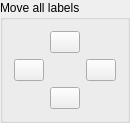
         <widget class="QGroupBox" name="groupBox_6">
          <property name="maximumSize">
           <size>
            <width>120</width>
            <height>16777215</height>
           </size>
          </property>
          <property name="title">
           <string>Move all labels</string>
          </property>
          <layout class="QVBoxLayout" name="verticalLayout_13">
           <item>
            <layout class="QGridLayout" name="gridLayout_2">
             <item row="0" column="0">
              <spacer name="horizontalSpacer_8">
               <property name="orientation">
                <enum>Qt::Horizontal</enum>
               </property>
               <property name="sizeHint" stdset="0">
                <size>
                 <width>40</width>
                 <height>20</height>
                </size>
               </property>
              </spacer>
             </item>
             <item row="0" column="1">
              <widget class="QPushButton" name="move_all_id_up_button">
               <property name="maximumSize">
                <size>
                 <width>30</width>
                 <height>30</height>
                </size>
               </property>
               <property name="text">
                <string/>
               </property>
               <property name="icon">
                <iconset>
                 <normaloff>../icons/32x32/actions/go-up.png</normaloff>../icons/32x32/actions/go-up.png</iconset>
               </property>
              </widget>
             </item>
             <item row="0" column="2">
              <spacer name="horizontalSpacer_9">
               <property name="orientation">
                <enum>Qt::Horizontal</enum>
               </property>
               <property name="sizeHint" stdset="0">
                <size>
                 <width>40</width>
                 <height>20</height>
                </size>
               </property>
              </spacer>
             </item>
             <item row="1" column="0">
              <widget class="QPushButton" name="move_all_id_left_button">
               <property name="maximumSize">
                <size>
                 <width>30</width>
                 <height>30</height>
                </size>
               </property>
               <property name="text">
                <string/>
               </property>
               <property name="icon">
                <iconset>
                 <normaloff>../icons/32x32/actions/go-previous.png</normaloff>../icons/32x32/actions/go-previous.png</iconset>
               </property>
              </widget>
             </item>
             <item row="1" column="1">
              <spacer name="horizontalSpacer_10">
               <property name="orientation">
                <enum>Qt::Horizontal</enum>
               </property>
               <property name="sizeHint" stdset="0">
                <size>
                 <width>40</width>
                 <height>20</height>
                </size>
               </property>
              </spacer>
             </item>
             <item row="1" column="2">
              <widget class="QPushButton" name="move_all_id_right_button">
               <property name="maximumSize">
                <size>
                 <width>30</width>
                 <height>30</height>
                </size>
               </property>
               <property name="text">
                <string/>
               </property>
               <property name="icon">
                <iconset>
                 <normaloff>../icons/32x32/actions/go-next.png</normaloff>../icons/32x32/actions/go-next.png</iconset>
               </property>
              </widget>
             </item>
             <item row="2" column="0">
              <spacer name="horizontalSpacer_11">
               <property name="orientation">
                <enum>Qt::Horizontal</enum>
               </property>
               <property name="sizeHint" stdset="0">
                <size>
                 <width>40</width>
                 <height>20</height>
                </size>
               </property>
              </spacer>
             </item>
             <item row="2" column="1">
              <widget class="QPushButton" name="move_all_id_down_button">
               <property name="maximumSize">
                <size>
                 <width>30</width>
                 <height>30</height>
                </size>
               </property>
               <property name="text">
                <string/>
               </property>
               <property name="icon">
                <iconset>
                 <normaloff>../icons/32x32/actions/go-down.png</normaloff>../icons/32x32/actions/go-down.png</iconset>
               </property>
              </widget>
             </item>
             <item row="2" column="2">
              <spacer name="horizontalSpacer_12">
               <property name="orientation">
                <enum>Qt::Horizontal</enum>
               </property>
               <property name="sizeHint" stdset="0">
                <size>
                 <width>40</width>
                 <height>20</height>
                </size>
               </property>
              </spacer>
             </item>
            </layout>
           </item>
          </layout>
         </widget>
